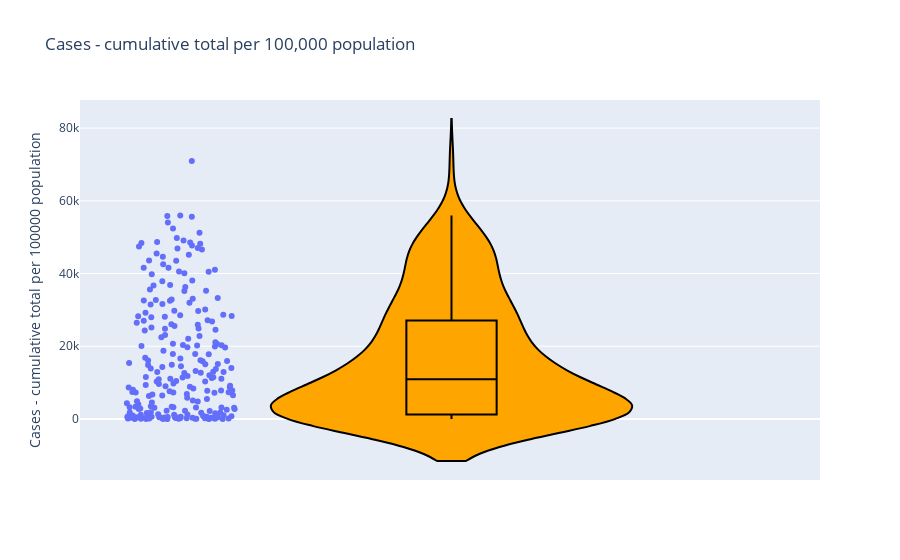

Write notebook code for a chart like this one.
### Code cell
fig = px.violin(df_covidstats['Cases - cumulative total per 100000 population'], y="Cases - cumulative total per 100000 population", box=True, points='all', title="Cases - cumulative total per 100,000 population")
fig.update_traces(fillcolor='orange', line_color='black', customdata=df_covidstats, hovertemplate ='%{customdata[0]}<br>%{customdata[3]}')
fig.show()

#Faroe Islands has the highest value point in the violin plot for cumulative cases per 100,000 (70,926.02). 
#This is an interesting data point that is worth further investigation to determine the underlying reason for this
# In the violin plot, the wider the section, the greater the probability that members of the population will take the given value; 
#in the skinnier section, the lower the probability. A significant number of data points are concentrated towards the 
#lower end of the plot, signifying lower number of cases per 100,000 for a number of countries.

### Figure 1 — Plotly figure (JSON) as saved in the notebook; plotly's stock layout.template omitted (floating-point values rounded to 4 significant figures; data arrays with more than 128 entries replaced by an {"elided": "..."} marker saying what was removed)
{"data": [{"alignmentgroup": "True", "box": {"visible": true}, "customdata": {"elided": "237x12 mixed values"}, "fillcolor": "orange", "hovertemplate": "%{customdata[0]}<br>%{customdata[3]}", "legendgroup": "", "line": {"color": "black"}, "marker": {"color": "#636efa"}, "name": "", "offsetgroup": "", "orientation": "v", "points": "all", "scalegroup": "True", "showlegend": false, "type": "violin", "x0": " ", "xaxis": "x", "y": {"elided": "237 float values"}, "y0": " ", "yaxis": "y"}], "layout": {"legend": {"tracegroupgap": 0}, "title": {"text": "Cases - cumulative total per 100,000 population"}, "violinmode": "group", "xaxis": {"anchor": "y", "domain": [0, 1]}, "yaxis": {"anchor": "x", "domain": [0, 1], "title": {"text": "Cases - cumulative total per 100000 population"}}}}
